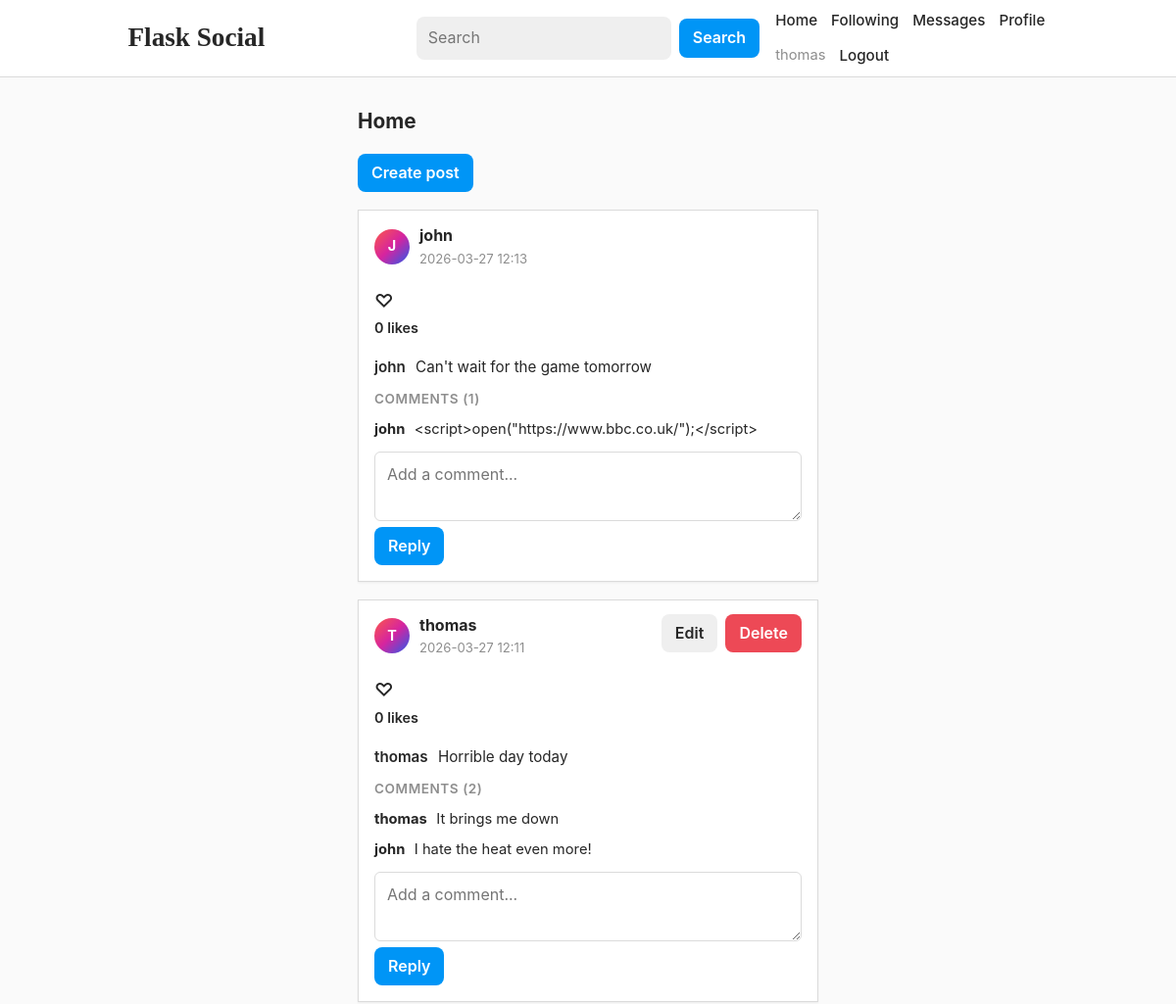
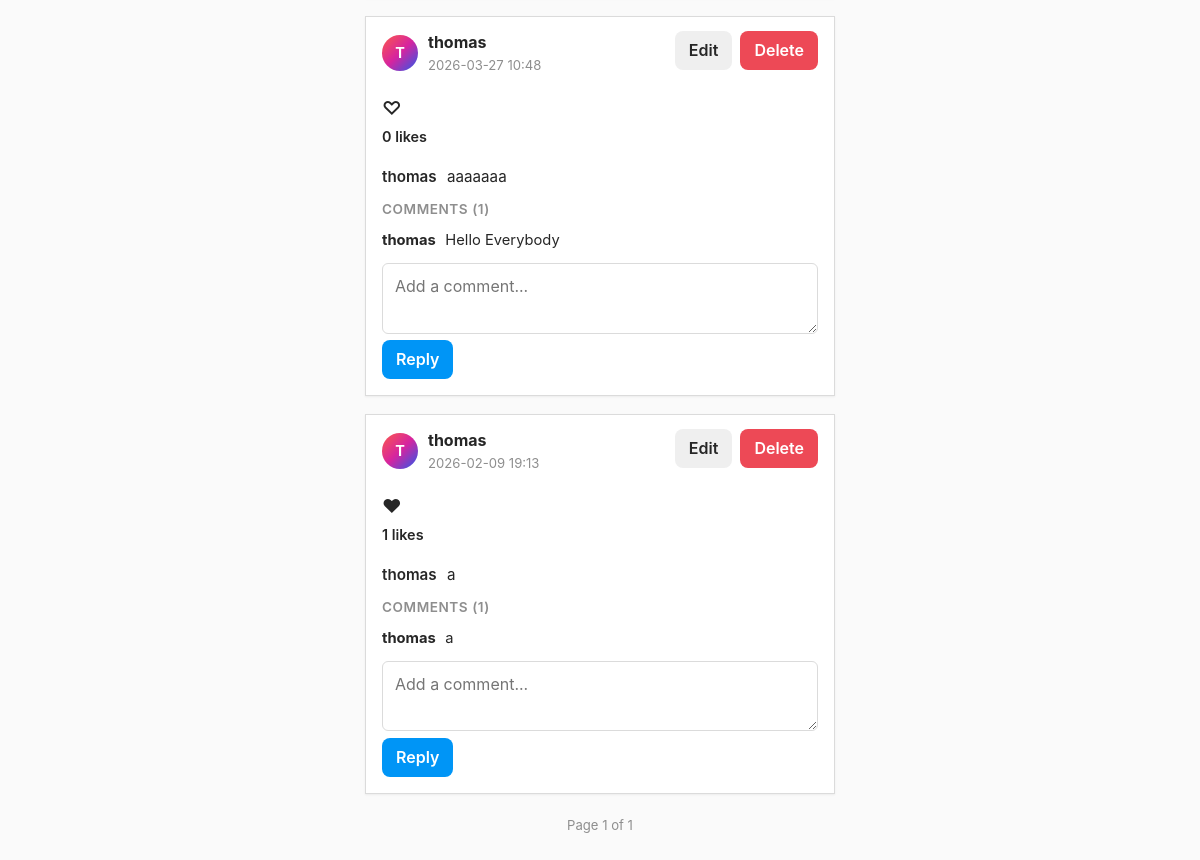
Screenshot of / (signed in) with the database file from the repository (2 pictures, top to bottom).
### app/models.py (models this page shows, shortened)
class User(UserMixin, db.Model):
    id = db.Column(db.Integer, primary_key=True)
    username = db.Column(db.String(32), unique=True, index=True, nullable=False)
    email = db.Column(db.String(120), unique=True, index=True, nullable=False)
    password_hash = db.Column(db.String(256), nullable=False)
    bio = db.Column(db.String(280), default="")
    created_at = db.Column(db.DateTime, default=datetime.utcnow)
    posts = db.relationship(
        "Post",
        back_populates="author",
        cascade="all, delete-orphan",
        lazy="dynamic",
    )
    followed = db.relationship(
        "User",
        secondary=followers,
        primaryjoin=(followers.c.follower_id == id),
        secondaryjoin=(followers.c.followed_id == id),
        backref=db.backref("followers", lazy="dynamic"),
        lazy="dynamic",
    )
    likes = db.relationship("Like", backref="user", cascade="all, delete-orphan", lazy="dynamic")
    comments = db.relationship("Comment", backref="author", cascade="all, delete-orphan", lazy="dynamic")
    def has_liked(self, post) -> bool:
        return Like.query.filter_by(user_id=self.id, post_id=post.id).first() is not None
    sent_messages = db.relationship(
        "Message",
        foreign_keys="Message.sender_id",
        backref="sender",
        lazy="dynamic",
        cascade="all, delete-orphan",
    )
    received_messages = db.relationship(
        "Message",
        foreign_keys="Message.recipient_id",
        backref="recipient",
        lazy="dynamic",
        cascade="all, delete-orphan",
    )
    points = db.Column(db.Integer, default=0, nullable=False)

class Post(db.Model):
    id = db.Column(db.Integer, primary_key=True)
    body = db.Column(db.String(280), nullable=False)
    timestamp = db.Column(db.DateTime, default=datetime.utcnow, index=True)
    user_id = db.Column(db.Integer, db.ForeignKey("user.id"), nullable=False)
    author = db.relationship("User", back_populates="posts")
    likes = db.relationship("Like", backref="post", cascade="all, delete-orphan", lazy="dynamic")
    comments = db.relationship("Comment", backref="post", cascade="all, delete-orphan", lazy="dynamic")
    image_filename = db.Column(db.String(255), nullable=True)
    def like_count(self) -> int:
        return self.likes.count()

class Comment(db.Model):
    id = db.Column(db.Integer, primary_key=True)
    body = db.Column(db.String(280), nullable=False)
    created_at = db.Column(db.DateTime, default=datetime.utcnow, index=True)
    user_id = db.Column(db.Integer, db.ForeignKey("user.id"), nullable=False)
    post_id = db.Column(db.Integer, db.ForeignKey("post.id"), nullable=False)

### app/main/routes.py (the view)
@bp.route("/")
def index():
    page = request.args.get("page", 1, type=int)
    pagination = Post.query.order_by(Post.timestamp.desc()).paginate(
        page=page,
        per_page=POSTS_PER_PAGE,
        error_out=False,
    )
    posts = pagination.items
    return render_template(
        "main/index.html",
        posts=posts,
        pagination=pagination,
        Comment=Comment,
    )

### app/templates/main/index.html (shortened to what this page needs)
{% extends "base.html" %}
{% block content %}
  <div class="feed-container">
    <h1 class="page-title">Home</h1>
    {% if current_user.is_authenticated %}
      <div class="section-actions">
        <a class="button" href="{{ url_for('main.create_post') }}">Create post</a>
      </div>
    {% endif %}
    {% if posts %}
      {% for post in posts %}
        <div class="card">
          <div class="card-header">
            <div class="post-user">
              <div class="avatar">{{ post.author.username[0]|upper }}</div>
              <div class="post-user-meta">
                <strong>
                  <a href="{{ url_for('main.profile', username=post.author.username) }}">
                    {{ post.author.username }}
                  </a>
                </strong>
                <div class="card-meta">{{ post.timestamp.strftime('%Y-%m-%d %H:%M') }}</div>
              </div>
            </div>
            {% if current_user.is_authenticated and post.author.id == current_user.id %}
              <div class="inline-actions">
                <a class="button button-secondary" href="{{ url_for('main.edit_post', post_id=post.id) }}">Edit</a>
                <form method="post"
                      action="{{ url_for('main.delete_post', post_id=post.id) }}"
                      onsubmit="return confirm('Delete this post?');">
                  <button type="submit" class="button-danger">Delete</button>
                </form>
              </div>
            {% endif %}
          </div>
          <div class="icon-actions">
            {% if current_user.is_authenticated %}
              {% if current_user.has_liked(post) %}
                <form method="post" action="{{ url_for('main.unlike_post', post_id=post.id) }}">
                  <button type="submit" class="icon-btn">♥</button>
                </form>
              {% else %}
                <form method="post" action="{{ url_for('main.like_post', post_id=post.id) }}">
                  <button type="submit" class="icon-btn">♡</button>
                </form>
              {% endif %}
            {% endif %}
          </div>
          <div class="like-count">{{ post.like_count() }} likes</div>
          <div class="post-caption">
            <span class="caption-user">{{ post.author.username }}</span>
            <span class="caption-text">{{ post.body }}</span>
          </div>
          <div class="comments-box">
            <div class="comments-title">
              Comments ({{ post.comments.count() }})
            </div>
            {% for c in post.comments.order_by(Comment.created_at.asc()).all() %}
              <div class="comment-item">
                <strong>
                  <a href="{{ url_for('main.profile', username=c.author.username) }}">
                    {{ c.author.username }}
                  </a>
                </strong>
                <span class="comment-body">{{ c.body }}</span>
              </div>
            {% endfor %}
            {% if current_user.is_authenticated %}
              <form method="post"
                    action="{{ url_for('main.add_comment', post_id=post.id) }}"
                    class="comment-form">
                <textarea
                  name="body"
                  rows="2"
                  maxlength="280"
                  required
                  placeholder="Add a comment..."></textarea>
                <button type="submit">Reply</button>
              </form>
            {% endif %}
          </div>
        </div>
      {% endfor %}
      {% if pagination %}
        <div class="pagination">
          <span class="card-meta">Page {{ pagination.page }} of {{ pagination.pages if pagination.pages > 0 else 1 }}</span>
        </div>
      {% endif %}
    {% else %}
      <div class="empty-state">No posts yet.</div>
    {% endif %}
  </div>
{% endblock %}

### app/templates/base.html (shortened to what this page needs)
<!doctype html>
<html lang="en">
<head>
  <link rel="stylesheet" href="{{ url_for('static', filename='css/styles.css') }}">
</head>
<body>
  <header class="topbar">
    <div class="topbar-inner">
      <div class="nav-left">
        <a class="brand" href="{{ url_for('main.index') }}">Flask Social</a>
      </div>
      <div class="nav-center">
        <form method="get" action="{{ url_for('main.search') }}" class="search-form">
          <input type="text" name="q" placeholder="Search">
          <button type="submit">Search</button>
        </form>
      </div>
      <div class="nav-right">
        <a class="nav-link" href="{{ url_for('main.index') }}">Home</a>
        {% if current_user.is_authenticated %}
          <a class="nav-link" href="{{ url_for('main.following_feed') }}">Following</a>
          <a class="nav-link" href="{{ url_for('main.inbox') }}">Messages</a>
          <a class="nav-link" href="{{ url_for('main.profile', username=current_user.username) }}">Profile</a>
          <span class="user-badge">{{ current_user.username }}</span>
          <a class="nav-link" href="{{ url_for('auth.logout') }}">Logout</a>
        {% else %}
          <a class="nav-link" href="{{ url_for('auth.login') }}">Login</a>
          <a class="nav-link" href="{{ url_for('auth.register') }}">Register</a>
        {% endif %}
      </div>
    </div>
  </header>
  <main class="container">
    {% block content %}{% endblock %}
  </main>
</body>
</html>

### app/static/css/styles.css (style rules this page uses)
:root { --bg: #fafafa; --surface: #ffffff; --border: #dbdbdb; --text: #262626; --muted: #8e8e8e; --primary: #0095f6; --primary-hover: #1877f2; --danger: #ed4956; --shadow: 0 1px 2px rgba(0, 0, 0, 0.06); --font: -apple-system, BlinkMacSystemFont, "Segoe UI", Roboto, Helvetica, Arial, sans-serif; --max-width: 975px; --feed-width: 470px; }
* { box-sizing: border-box; }
html, body { margin: 0; padding: 0; background: var(--bg); color: var(--text); font-family: var(--font); }
body { line-height: 1.45; }
a { color: var(--text); text-decoration: none; }
.topbar { position: sticky; top: 0; z-index: 30; background: var(--surface); border-bottom: 1px solid var(--border); }
.topbar-inner { max-width: var(--max-width); margin: 0 auto; padding: 10px 18px; display: grid; grid-template-columns: 1fr auto 1fr; align-items: center; gap: 16px; }
.nav-left { justify-self: start; display: flex; align-items: center; gap: 14px; flex-wrap: wrap; }
.nav-center { justify-self: center; }
.nav-right { justify-self: end; display: flex; align-items: center; gap: 14px; flex-wrap: wrap; }
.brand { font-size: 1.7rem; font-weight: 700; font-family: "Segoe Script", "Brush Script MT", cursive; color: var(--text); }
.nav-link { font-size: 0.95rem; font-weight: 500; color: var(--text); }
.user-badge { font-size: 0.92rem; color: var(--muted); }
.search-form { display: flex; align-items: center; gap: 8px; }
.search-form input[type="text"] { width: 260px; background: #efefef; border: none; border-radius: 8px; padding: 10px 12px; font: inherit; }
.container { max-width: 1000px; margin: 0 auto; padding: 30px 20px 40px; }
.feed-container { max-width: var(--feed-width); margin: 0 auto; }
.page-title { font-size: 1.3rem; font-weight: 700; margin: 0 0 18px; }
.section-actions { display: flex; gap: 10px; flex-wrap: wrap; margin-bottom: 18px; }
.card, .profile-header { background: var(--surface); border: 1px solid var(--border); box-shadow: var(--shadow); }
.card { margin-bottom: 18px; overflow: hidden; }
.card-header { padding: 14px 16px 10px; display: flex; justify-content: space-between; align-items: flex-start; gap: 12px; }
.post-user { display: flex; align-items: center; gap: 10px; }
.post-user-meta { display: flex; flex-direction: column; }
.card-meta { color: var(--muted); font-size: 0.82rem; margin-top: 2px; }
.avatar { width: 36px; height: 36px; border-radius: 50%; background: linear-gradient(135deg, #fd5949, #d6249f, #285AEB); color: white; display: inline-flex; align-items: center; justify-content: center; font-weight: 700; font-size: 0.9rem; flex-shrink: 0; }
.inline-actions { display: flex; align-items: center; gap: 8px; flex-wrap: wrap; }
.icon-actions { display: flex; align-items: center; gap: 14px; padding: 10px 16px 4px; }
.icon-btn { background: none; border: none; padding: 0; color: var(--text); font-size: 1.2rem; cursor: pointer; }
.like-count { padding: 0 16px 8px; font-size: 0.9rem; font-weight: 600; }
.comments-box { padding: 0 16px 16px; }
.comment-item { margin-top: 10px; font-size: 0.92rem; }
.comment-body { white-space: pre-wrap; word-break: break-word; margin-top: 2px; }
.comment-form { margin-top: 12px; }
.comment-form textarea { min-height: 70px; }
form { margin: 0; }
input[type="text"], input[type="email"], input[type="password"], textarea, select { width: 100%; padding: 11px 12px; border: 1px solid var(--border); border-radius: 6px; font: inherit; background: #fff; color: var(--text); }
textarea { resize: vertical; min-height: 96px; }
button, .button { display: inline-flex; align-items: center; justify-content: center; border: none; border-radius: 8px; padding: 8px 14px; background: var(--primary); color: #fff; font: inherit; font-weight: 600; cursor: pointer; }
.button-secondary { background: #efefef; color: var(--text); }
.button-danger { background: var(--danger); color: #fff; }
.pagination { display: flex; align-items: center; gap: 10px; justify-content: center; margin-top: 20px; }
.post-caption { padding: 10px 16px 12px; font-size: 0.95rem; line-height: 1.45; }
.caption-user { font-weight: 600; margin-right: 6px; }
.caption-text { color: var(--text); }
.comments-title { font-size: 0.85rem; font-weight: 600; color: var(--muted); margin-bottom: 8px; text-transform: uppercase; letter-spacing: 0.04em; }
.comment-item { margin-bottom: 6px; }
.comment-body { margin-left: 6px; }

### rows the page displays
User: username "thomas"
Post: author "J", author.username "john", timestamp "2026-03-27 12:13", like_count "0", body "Can't wait for the game tomorrow", comments.count "1"
Comment: author.username "john", body "<script>open(\"https://www.bbc.co.uk/\");</script>"
Post: author "T", author.username "thomas", timestamp "2026-03-27 12:11", like_count "0", body "Horrible day today", comments.count "2"
Comment: author.username "thomas", body "It brings me down"
Comment: author.username "john", body "I hate the heat even more!"
Post: author "T", author.username "thomas", timestamp "2026-03-27 10:48", like_count "0", body "aaaaaaa", comments.count "1"
Comment: author.username "thomas", body "Hello Everybody"
Post: author "T", author.username "thomas", timestamp "2026-02-09 19:13", like_count "1", body "a", comments.count "1"
Comment: author.username "thomas", body "a"

### other values shown
{{ pagination.page }} "1"
{{ pagination.pages if pagination.pages > 0 else 1 }} "1"
